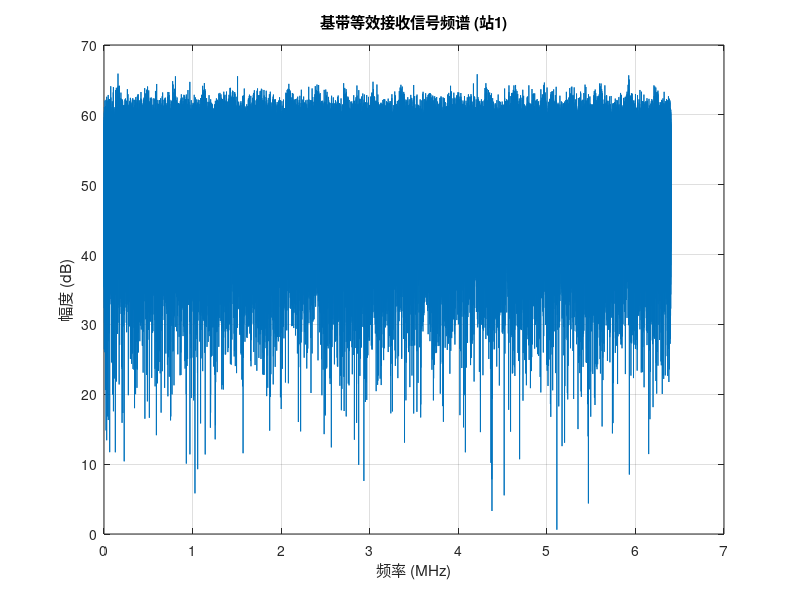

Recreate this plot in MATLAB. (Note: this script raises an error after producing the figure.)
clear; close all; clc;

%% 1. 参数设置模块 - 多目标定位
fprintf('设置多目标定位系统参数...\n');

% 跳频信号参数
T_hop = 10e-3;          % 每跳持续时间 10ms
SymbolRate = 50e3;      % 符号速率 50k Baud
Modulation = 'QPSK';
NumHopsPerTarget = 4;   % 每个目标每时间片的跳数
NumTargets = 5;         % 目标数量
NumTimeSegments = 5;    % 时间片段数量

% 跳频频点定义
IF_CenterFreqs_MHz = [48.16, 48.48, 48.80, 49.12, 49.44, 49.76, 50.08, 50.40, ...
                      50.72, 51.04, 51.36, 51.68, 52.00, 52.32, 52.64, 52.96, ...
                      53.28, 53.60, 53.92, 54.24];

IF_CenterRFFreqs_MHz =  IF_CenterFreqs_MHz + (1180-51.2);
fprintf('%.2f\n', IF_CenterRFFreqs_MHz);  % 输出: 1000000.00
IF_Center = 51.20e6;    % 中频中心频率
Baseband_Freqs = (IF_CenterFreqs_MHz * 1e6) - IF_Center;
NumChannels = 20;
 
% % 方法1:定义多目标跳频图案
% HopPatterns = {
%     [1, 2, 3, 4, 5, 6, 7, 8, 9, 10, 11, 12, 13, 14, 15, 16, 17, 18, 19, 20];  % 目标1
%     [5, 6, 7, 8, 9, 10, 11, 12, 13, 14, 15, 16, 17, 18, 19, 20, 1, 2, 3, 4];  % 目标2
%     [9, 10, 11, 12, 13, 14, 15, 16, 17, 18, 19, 20, 1, 2, 3, 4, 5, 6, 7, 8];  % 目标3
%     [13, 14, 15, 16, 17, 18, 19, 20, 1, 2, 3, 4, 5, 6, 7, 8, 9, 10, 11, 12];  % 目标4
%     [17, 18, 19, 20, 1, 2, 3, 4, 5, 6, 7, 8, 9, 10, 11, 12, 13, 14, 15, 16]   % 目标5
% };

% 方法2: 或者使用您原来的设计但支持任意时间片段
HopPatterns_Flexible = cell(NumTargets, 1);
for t = 1:NumTargets
    % 生成足够长的跳频序列
    total_hops_needed = NumTimeSegments * NumHopsPerTarget;
    full_pattern = zeros(1, total_hops_needed);
    
    % 使用循环序列填充
    for i = 1:total_hops_needed
        full_pattern(i) = mod((t-1)*4 + i - 1, NumChannels) + 1;
    end
    
    HopPatterns_Flexible{t} = full_pattern;
end
% 选择使用哪种方法（更灵活）
HopPatterns = HopPatterns_Flexible;

fprintf('各目标跳频图案:\n');
for t = 1:NumTargets
    fprintf('  目标%d: %s\n', t, mat2str(HopPatterns{t}(1:NumHopsPerTarget)));
end



% 接收机参数
Fs = 6.4e6;             % 基带采样率 6.4MHz
NumStations = 5;        % 观测站数量

% 多目标位置定义
TargetPositions = [
    100, -100;      % 目标1
    -200, -200;      % 目标2
    200, 200;       % 目标3
    -100, -200;     % 目标4
    0, 0            % 目标5
];

StationPos = [
    15e3, 2e3;      % 站1
    -12e3, 8e3;     % 站2
    5e3, -18e3;     % 站3
    -8e3, -6e3;     % 站4
    10e3, -15e3     % 站5
];

% 计算各目标的TDOA
c = 3e8;
TrueTDOAs = zeros(NumTargets, NumStations);
for t = 1:NumTargets
    distances = vecnorm(StationPos - TargetPositions(t,:), 2, 2);
    for l = 1:NumStations
        TrueTDOAs(t, l) = (distances(l) - distances(1)) / c;
    end
end

% 算法参数
SNR_dB = -18;
FixedNoisePower = 1;

fprintf('多目标定位参数设置完成.\n');

%% 2. 多目标多时间片段信号生成
fprintf('生成多目标多时间片段信号...\n');

% 计算采样参数
SamplesPerSymbol = floor(Fs / SymbolRate);
SymbolsPerHop = floor(T_hop * SymbolRate);
SamplesPerHop = round(T_hop * Fs);
SamplesPerSegment = NumHopsPerTarget * SamplesPerHop;

% 生成所有目标的信号
AllTargetSignals = cell(NumTargets, NumTimeSegments);

for t = 1:NumTargets
    fprintf('生成目标%d的信号...\n', t);
    
    for seg = 1:NumTimeSegments
        % 当前目标在当前时间片段的跳频图案
        PatternStart = (seg-1) * NumHopsPerTarget + 1;
        PatternEnd = seg * NumHopsPerTarget;
        CurrentPattern = HopPatterns{t}(PatternStart:PatternEnd);
        
        % 生成当前时间片段的信号
        TxSignal_Segment = zeros(1, SamplesPerSegment);
        TimeVector = (0:SamplesPerSegment-1) / Fs;
        
        for h = 1:NumHopsPerTarget
            % 生成随机QPSK符号
            DataSymbols = (randi(4, 1, SymbolsPerHop) - 1);
            QPSKSymbols = exp(1j * (pi/4 + DataSymbols * pi/2));
            
            % 上采样成型
            SymbolWaveform = reshape(repmat(QPSKSymbols, SamplesPerSymbol, 1), 1, []);
            
            % 确定当前跳的时间范围
            HopStartSample = (h-1) * SamplesPerHop + 1;
            HopEndSample = h * SamplesPerHop;
            HopSamples = HopStartSample:HopEndSample;
            
            % 调整长度匹配
            CurrentLength = length(HopSamples);
            if length(SymbolWaveform) > CurrentLength
                SymbolWaveform = SymbolWaveform(1:CurrentLength);
            elseif length(SymbolWaveform) < CurrentLength
                SymbolWaveform = [SymbolWaveform, zeros(1, CurrentLength - length(SymbolWaveform))];
            end
            
            % 调制到当前跳频点
            CurrentFreq = Baseband_Freqs(CurrentPattern(h));
            Carrier = exp(1j * 2 * pi * CurrentFreq * TimeVector(HopSamples));
            TxSignal_Segment(HopSamples) = SymbolWaveform .* Carrier;
        end
        
        AllTargetSignals{t, seg} = TxSignal_Segment;

        % 验证生成的信号
        if seg == 1 && t <= 3  % 只验证前3个目标的第一个片段
            signal_power = mean(abs(TxSignal_Segment).^2);
            fprintf('  目标%d片段%d: 使用频点%s, 信号功率=%.6f\n', ...
                t, seg, mat2str(CurrentPattern), signal_power);
        end

    end
end

fprintf('多目标信号生成完成.\n');

%% 3. 多目标信号传播模拟
fprintf('模拟多目标信号传播...\n');

% 接收信号是多个目标信号的叠加
AllRxSignals = cell(NumTimeSegments, NumStations);

for seg = 1:NumTimeSegments
    fprintf('处理时间片段 %d/%d...\n', seg, NumTimeSegments);
    
    for l = 1:NumStations
        CombinedSignal = zeros(1, SamplesPerSegment);
        
        % 叠加所有目标的信号
        for t = 1:NumTargets
            % 获取目标信号
            TargetSignal = AllTargetSignals{t, seg};
            
            % 应用时延
            DelaySamples = round(TrueTDOAs(t, l) * Fs);
            DelayedSignal = circshift(TargetSignal, DelaySamples);
            
            % 调整信号功率
            CurrentSignalPower = mean(abs(DelayedSignal).^2);
            RequiredSignalPower = FixedNoisePower * (10^(SNR_dB/10)) ; % 平均分配功率
            ScaleFactor = sqrt(RequiredSignalPower / CurrentSignalPower);
            ScaledSignal = DelayedSignal * ScaleFactor;
            
            CombinedSignal = CombinedSignal + ScaledSignal;
        end
        
        % 添加噪声
        Noise = sqrt(FixedNoisePower/2) * (randn(1, SamplesPerSegment) + 1j * randn(1, SamplesPerSegment));
        AllRxSignals{seg, l} = CombinedSignal + Noise;
    end
end


% 绘制信号频谱
figure;
R1_spectrum = fft(AllRxSignals{1,1}(1, :));
freq_axis = (0:SamplesPerSegment-1) * Fs / SamplesPerSegment / 1e6;
plot(freq_axis, 20*log10(abs(fftshift(R1_spectrum))));
xlabel('频率 (MHz)'); ylabel('幅度 (dB)');
title('基带等效接收信号频谱 (站1)');
grid on;

fprintf('多目标信号传播模拟完成.\n');

%% 4. 多目标信道化处理与信号分离（使用频域能量检测）
fprintf('执行多目标信道化处理与信号分离（使用频域能量检测）...\n');

% 信道化滤波器参数
NumChannels_Filterbank = 20;
ChannelBandwidth_Total = Fs;
ChannelBandwidth_Individual = ChannelBandwidth_Total / NumChannels_Filterbank;

% 设计滤波器组
NumTaps = 128;
PrototypeFilter = fir1(NumTaps-1, 1/NumChannels_Filterbank);
ChannelFrequencies = linspace(-Fs/2 + ChannelBandwidth_Individual/2, ...
                              Fs/2 - ChannelBandwidth_Individual/2, ...
                              NumChannels_Filterbank);

% 存储信道化输出和检测结果
AllChannelOutputs = cell(NumTimeSegments, NumStations, NumChannels_Filterbank);
ChannelDetectionResults = cell(NumTimeSegments, NumStations);

% 信道化处理和能量检测
for seg = 1:NumTimeSegments
    fprintf('时间片段 %d/%d 信道化处理与能量检测...\n', seg, NumTimeSegments);
    
    for l = 1:NumStations
        RxSignal = AllRxSignals{seg, l};
        ActiveChannels = [];
        
        for ch = 1:NumChannels_Filterbank
            % 下变频到基带
            Fc = ChannelFrequencies(ch);
            t = (0:length(RxSignal)-1) / Fs;
            Downconverter = exp(-1j * 2 * pi * Fc * t);
            DownconvertedSignal = RxSignal .* Downconverter;
            
            % 低通滤波
            LowpassFiltered = filter(PrototypeFilter, 1, DownconvertedSignal);
            
            % 降采样
            DecimationFactor = NumChannels_Filterbank;
            DecimatedSignal = LowpassFiltered(1:DecimationFactor:end);
            
            AllChannelOutputs{seg, l, ch} = DecimatedSignal;
            
            % 频域能量检测
            [detection_result, signal_power, noise_power, detection_statistic, threshold] = ...
                frequency_domain_energy_detector(DecimatedSignal, Fs/NumChannels_Filterbank, SymbolRate);
            
            if detection_result
                ActiveChannels = [ActiveChannels, ch];
                if l == 1 && seg == 1  % 只输出第一个站第一个片段的检测详情
                    fprintf('    信道%d: 检测到信号! 功率=%.6f, 统计量=%.1fdB\n', ...
                        ch, signal_power, detection_statistic);
                end
            end
        end
        
        ChannelDetectionResults{seg, l} = ActiveChannels;
        fprintf('  站%d在片段%d检测到 %d 个活跃信道: %s\n', ...
            l, seg, length(ActiveChannels), mat2str(ActiveChannels));
    end
end

% 确定每个时间片段所有站共有的活跃信道
CommonActiveChannelsPerSegment = cell(1, NumTimeSegments);
for seg = 1:NumTimeSegments
    CommonChannels = ChannelDetectionResults{seg, 1};
    for l = 2:NumStations
        CommonChannels = intersect(CommonChannels, ChannelDetectionResults{seg, l});
    end
    
    if isempty(CommonChannels)
        fprintf('警告：时间片段%d未检测到所有站共有的活跃信道，使用第一个站的检测结果\n', seg);
        CommonChannels = ChannelDetectionResults{seg, 1};
    end
    
    CommonActiveChannelsPerSegment{seg} = CommonChannels;
    fprintf('时间片段%d的共有活跃信道: %s\n', seg, mat2str(CommonChannels));
end

% 基于检测到的活跃信道进行目标分离
fprintf('基于能量检测结果进行目标分离...\n');



% 构建目标-频点映射关系
TargetChannelMapping = cell(NumTargets, NumTimeSegments);
for t = 1:NumTargets
    for seg = 1:NumTimeSegments
        PatternStart = (seg-1) * NumHopsPerTarget + 1;
        PatternEnd = seg * NumHopsPerTarget;
        TargetChannelMapping{t, seg} = HopPatterns{t}(PatternStart:PatternEnd);
    end
end

fprintf('目标-频点映射关系:\n');
for t = 1:NumTargets
    fprintf('  目标%d:\n', t);
    for seg = 1:NumTimeSegments
        expected_channels = TargetChannelMapping{t, seg};
        fprintf('    片段%d: %s\n', seg, mat2str(TargetChannelMapping{t, seg}));

        % 检查频点是否重复（不应该重复）
        if length(unique(expected_channels)) ~= length(expected_channels)
            fprintf('    警告: 频点重复!\n');
        end

    end
end

% 构建目标-频点关联（基于检测结果和跳频图案的匹配）
TargetDetectedChannels = cell(NumTargets, NumTimeSegments);
TargetConfidence = zeros(NumTargets, NumTimeSegments);

for seg = 1:NumTimeSegments
    DetectedChannels = CommonActiveChannelsPerSegment{seg};
    
    % 为每个目标计算信道匹配度
    for t = 1:NumTargets
        ExpectedChannels = TargetChannelMapping{t, seg};
        
        % 计算匹配的信道
        MatchedChannels = intersect(ExpectedChannels, DetectedChannels);
        TargetDetectedChannels{t, seg} = MatchedChannels;
        
        % 计算匹配置信度
        TargetConfidence(t, seg) = length(MatchedChannels) / length(ExpectedChannels);
        
        fprintf('  目标%d在片段%d: 期望%s, 检测%s, 匹配度%.1f%%\n', ...
            t, seg, mat2str(ExpectedChannels), mat2str(MatchedChannels), ...
            TargetConfidence(t, seg) * 100);
    end
end

% 确定可定位的目标（匹配度高于阈值）
LocatableTargets = [];
ConfidenceThreshold = 0.5;  % 50%匹配度阈值

for t = 1:NumTargets
    avg_confidence = mean(TargetConfidence(t, :));
    if avg_confidence >= ConfidenceThreshold
        LocatableTargets = [LocatableTargets, t];
        fprintf('目标%d平均匹配度%.1f%%，可进行定位\n', t, avg_confidence * 100);
    else
        fprintf('目标%d平均匹配度%.1f%%，匹配度不足\n', t, avg_confidence * 100);
    end
end

if isempty(LocatableTargets)
    fprintf('警告：没有检测到可定位的目标，使用所有检测到的信道进行定位\n');
    LocatableTargets = 1:NumTargets;
end

fprintf('可定位的目标: %s\n', mat2str(LocatableTargets));

%% 5. 多目标定位算法（基于能量检测结果）
fprintf('执行基于能量检测的多目标定位...\n');

SearchRange = 1000;
GridSize = 21;
x_grid = linspace(-SearchRange, SearchRange, GridSize);
y_grid = linspace(-SearchRange, SearchRange, GridSize);

EstimatedPositions = zeros(NumTargets, 2);
TargetScores = cell(1, NumTargets);
TargetLocatable = false(1, NumTargets);

for t = 1:NumTargets
    if ~ismember(t, LocatableTargets)
        fprintf('跳过目标%d（匹配度不足）\n', t);
        TargetLocatable(t) = false;
        continue;
    end
    
    fprintf('定位目标%d（基于能量检测结果）...\n', t);
    TargetLocatable(t) = true;
    
    Target_Scores = zeros(GridSize, GridSize);
    
    for i = 1:GridSize
        if mod(i, 5) == 0
            fprintf('  目标%d进度: %d/%d\n', t, i, GridSize);
        end
        
        for j = 1:GridSize
            TestPos = [x_grid(i), y_grid(j)];
            
            % 计算到各站的时延
            TestTDOA = zeros(NumStations, 1);
            for l = 1:NumStations
                TestTDOA(l) = (norm(StationPos(l,:) - TestPos) - norm(StationPos(1,:) - TestPos)) / c;
            end
            
            % 构建该目标的观测矩阵（使用检测到的活跃信道）
            TotalChannelsForTarget = 0;
            for seg = 1:NumTimeSegments
                TotalChannelsForTarget = TotalChannelsForTarget + length(TargetDetectedChannels{t, seg});
            end
            
            if TotalChannelsForTarget == 0
                Target_Scores(i, j) = 0;
                continue;
            end
            
            Y_target = zeros(TotalChannelsForTarget, NumStations);
            current_row = 1;
            
            for seg = 1:NumTimeSegments
                DetectedChannels = TargetDetectedChannels{t, seg};
                
                for l = 1:NumStations
                    for idx = 1:length(DetectedChannels)
                        ch = DetectedChannels(idx);
                        
                        % 获取该信道的基带数据
                        BasebandData = AllChannelOutputs{seg, l, ch};
                        
                        % 计算复包络
                        Z_l_m = sum(BasebandData);
                        
                        % 时延补偿
                        FreqIndex = ch;  % 信道编号对应频率索引
                        PhaseCompensation = exp(1j * 2 * pi * Baseband_Freqs(FreqIndex) * TestTDOA(l));
                        Y_target(current_row + idx - 1, l) = Z_l_m * PhaseCompensation;
                    end
                end
                current_row = current_row + length(DetectedChannels);
            end
            
            % 计算互相关矩阵和最大特征值
            if rank(Y_target) >= NumStations - 1
                B_target = Y_target' * Y_target;
                EigenValues_target = eig(B_target);
                Target_Scores(i, j) = max(real(EigenValues_target));
            else
                Target_Scores(i, j) = 0;
            end
        end
    end
    
    % 找到估计位置
    [max_score, max_idx] = max(Target_Scores(:));
    [i_est, j_est] = ind2sub(size(Target_Scores), max_idx);
    EstimatedPositions(t, :) = [x_grid(i_est), y_grid(j_est)];
    
    TargetScores{t} = Target_Scores;
    
    fprintf('  目标%d定位完成: (%.1f, %.1f)m, 最大得分: %.2f\n', ...
        t, EstimatedPositions(t, 1), EstimatedPositions(t, 2), max_score);
end


%% 6. 性能评估与可视化
fprintf('多目标定位性能评估...\n');

% 计算各目标的定位误差
PositionErrors = zeros(NumTargets, 1);
for t = 1:NumTargets
    PositionErrors(t) = norm(EstimatedPositions(t, :) - TargetPositions(t, :));
    fprintf('目标%d: 真实位置(%.1f, %.1f), 估计位置(%.1f, %.1f), 误差=%.2fm\n', ...
        t, TargetPositions(t, 1), TargetPositions(t, 2), ...
        EstimatedPositions(t, 1), EstimatedPositions(t, 2), PositionErrors(t));
end

fprintf('平均定位误差: %.2fm\n', mean(PositionErrors));

% 绘制多目标定位结果
figure('Position', [100, 100, 1200, 800]);

% 绘制所有目标的定位结果
colors = lines(NumTargets);
for t = 1:NumTargets
    subplot(2, 3, t);
    contourf(x_grid, y_grid, 10*log10(TargetScores{t}'), 20);
    hold on;
    
    % 真实位置
    plot(TargetPositions(t, 1), TargetPositions(t, 2), 'ro', ...
        'MarkerSize', 10, 'LineWidth', 3, 'DisplayName', '真实位置');
    
    % 估计位置
    plot(EstimatedPositions(t, 1), EstimatedPositions(t, 2), 'wx', ...
        'MarkerSize', 12, 'LineWidth', 3, 'DisplayName', '估计位置');
    
    % 观测站
    plot(StationPos(:,1), StationPos(:,2), '^', 'Color', [0.5, 0.5, 0.5], ...
        'MarkerSize', 8, 'DisplayName', '观测站');
    
    title(sprintf('目标%d定位 (误差: %.1fm)', t, PositionErrors(t)));
    xlabel('X (m)'); ylabel('Y (m)');
    legend; colorbar; axis equal;
    xlim([-1000 1000])
    ylim([-1000 1000])
    grid on;
end

% 绘制总体定位结果
subplot(2, 3, 6);
for t = 1:NumTargets
    % 真实位置
    plot(TargetPositions(t, 1), TargetPositions(t, 2), 'o', 'Color', colors(t,:), ...
        'MarkerSize', 10, 'LineWidth', 3, 'DisplayName', sprintf('目标%d真实', t));
    hold on;
    
    % 估计位置
    plot(EstimatedPositions(t, 1), EstimatedPositions(t, 2), 'x', 'Color', colors(t,:), ...
        'MarkerSize', 12, 'LineWidth', 3, 'DisplayName', sprintf('目标%d估计', t));
    
    % 连接真实和估计位置
    plot([TargetPositions(t, 1), EstimatedPositions(t, 1)], ...
         [TargetPositions(t, 2), EstimatedPositions(t, 2)], '--', ...
         'Color', colors(t,:), 'LineWidth', 1);
end

% 观测站
plot(StationPos(:,1), StationPos(:,2), 'k^', 'MarkerSize', 10, ...
    'LineWidth', 2, 'DisplayName', '观测站');

title('多目标定位总体结果');
xlabel('X (m)'); ylabel('Y (m)');
legend('Location', 'best'); grid on; axis equal;

% 绘制频点使用情况
figure;
for t = 1:NumTargets
    all_channels = [];
    for seg = 1:NumTimeSegments
        all_channels = [all_channels, TargetChannelMapping{t, seg}];
    end
    plot(all_channels, t * ones(size(all_channels)), 's-', 'Color', colors(t,:), ...
        'MarkerSize', 8, 'LineWidth', 2, 'DisplayName', sprintf('目标%d', t));
    hold on;
end
xlabel('频点编号');
ylabel('目标编号');
title('多目标频点使用情况');
legend('Location', 'best');
grid on;

fprintf('多目标定位仿真完成!\n');

%% 频域能量检测器函数
function [detection_result, signal_power, noise_power, detection_statistic,threshold] = frequency_domain_energy_detector(iq_data, fs, signal_bandwidth,threshold)
% QPSK信号频域能量检测器
% 输入参数：
%   iq_data: 输入的IQ数据
%   fs: 采样率
%   false_alarm_prob: 虚警概率（默认0.01）
%   signal_bandwidth: 预期信号带宽（默认fs/4）
% 输出参数：
%   detection_result: 检测结果
%   signal_power: 信号功率估计
%   noise_power: 噪声功率估计
%   threshold: 检测门限
%   freq_axis: 频率轴
%   psd_est: 功率谱密度估计

    if nargin < 3
        signal_bandwidth = fs/4;
    end
    if nargin < 4
        threshold  = 0;  % 频域信噪比
    end   

    iq_data = iq_data(:);


    % 计算功率谱密度（PSD）
    [psd_est, freq_axis] = pwelch(iq_data, hamming(256), 128, 1024, fs, 'centered');
    psd_est = psd_est / max(psd_est); % 归一化

    % figure
    % plot(freq_axis/1e3,psd_est)
    % hold on
    % plot(freq_axis(peak_indices(1))/1e3,psd_est(peak_indices(1)),'ro')

    % 寻找信号可能存在的频带（峰值检测）
    [peak_values, peak_indices] = findpeaks(psd_est, 'SortStr', 'descend', 'NPeaks', 3);

    if isempty(peak_indices)
        detection_result = false;
        signal_power = 0;
        noise_power = mean(psd_est);
        threshold = 0;
        return;
    end

    % 确定主峰对应的中心频率
    main_peak_idx = peak_indices(1);
    center_freq = freq_axis(main_peak_idx);

    % 定义信号带宽范围
    freq_resolution = fs / 1024; % 频率分辨率
    signal_bw_bins = ceil(signal_bandwidth / freq_resolution / 2);

    % 信号频带索引
    signal_band_start = max(1, main_peak_idx - signal_bw_bins);
    signal_band_end = min(length(freq_axis), main_peak_idx + signal_bw_bins);
    signal_band_indices = signal_band_start:signal_band_end;

    % 噪声频带索引（除去信号频带）
    noise_band_indices = setdiff(1:length(freq_axis), signal_band_indices);

    % 估计噪声功率（使用噪声频带的PSD）
    noise_psd_values = psd_est(noise_band_indices);
    noise_power = mean(noise_psd_values);

    % 估计信号功率（信号频带总功率减去噪声功率）
    signal_band_power = mean(psd_est(signal_band_indices));
    signal_power = max(0, signal_band_power - noise_power);

    % 计算检测统计量（信号频带平均功率与噪声功率之比）
    detection_statistic = 10*log10(signal_band_power / (noise_power + eps));

    % 判决,频域信噪比大于-5dB
    detection_result = detection_statistic > threshold;
end
